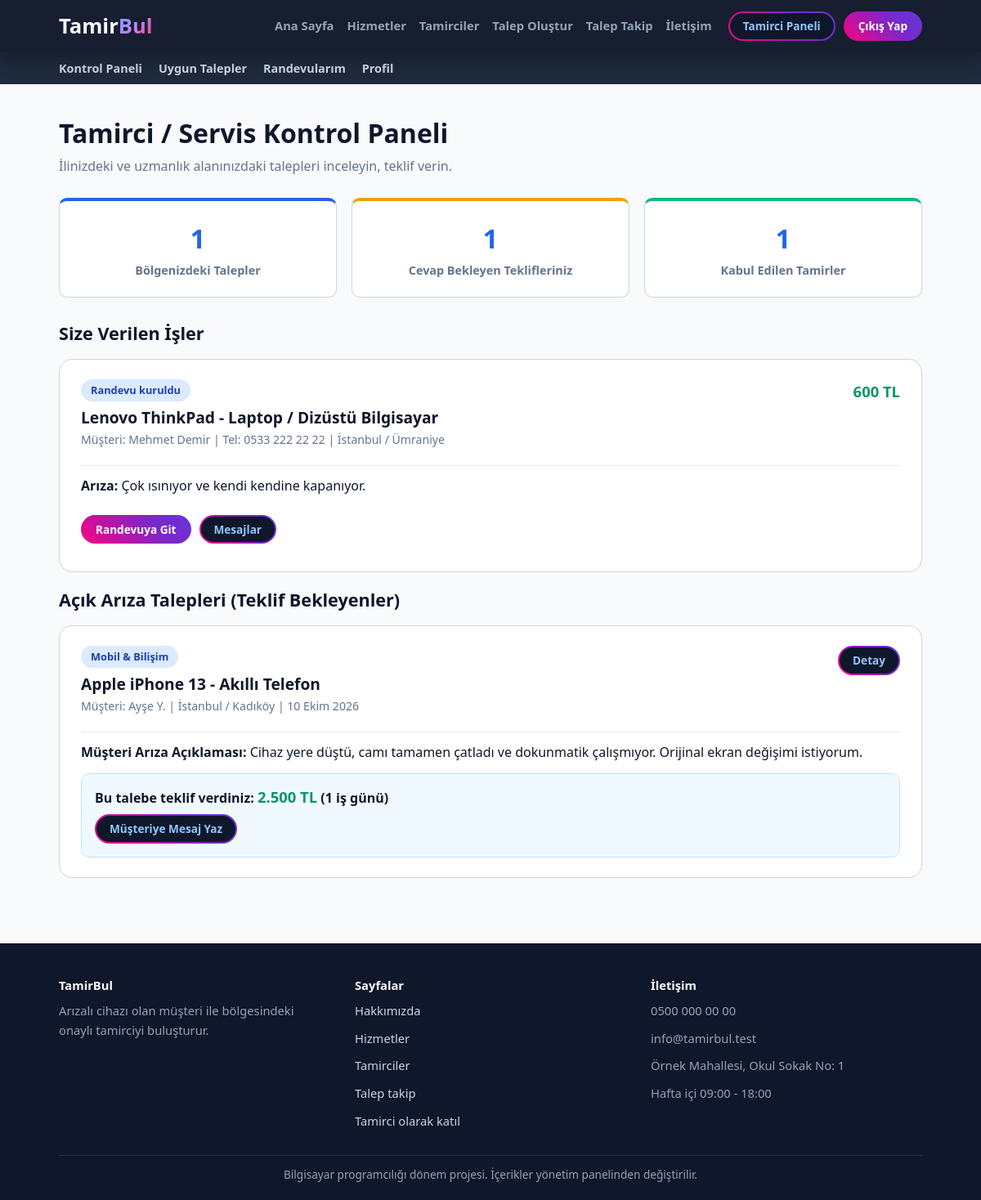
Screenshot of /tamirci/panel.php (signed in) with the database file from the repository.
### tables this page shows
CREATE TABLE site_ayarlari (
    id INT AUTO_INCREMENT PRIMARY KEY,  
    anahtar VARCHAR(50) NOT NULL UNIQUE,  
    deger TEXT NOT NULL,  
    etiket VARCHAR(100) NOT NULL DEFAULT ''  
);

CREATE TABLE talepler (
    id INT AUTO_INCREMENT PRIMARY KEY,  
    musteri_id INT NOT NULL,  
    hizmet_id INT NULL,  
    tamirci_id INT NULL,  
    kategori_id INT NOT NULL,  
    cihaz_turu VARCHAR(80) NOT NULL,  
    marka VARCHAR(50) NOT NULL,  
    model VARCHAR(50) NOT NULL,  
    ariza TEXT NOT NULL,  
    resim VARCHAR(255) NOT NULL DEFAULT '',  
    sehir VARCHAR(50) NOT NULL,  
    ilce VARCHAR(50) NOT NULL,  
    durum VARCHAR(30) NOT NULL,  
    takip_kodu VARCHAR(20) NOT NULL,  
    puan TINYINT NOT NULL DEFAULT 0,  
    olusturma_tarihi DATETIME NOT NULL  
);

CREATE TABLE kullanicilar (
    id INT AUTO_INCREMENT PRIMARY KEY,  
    ad VARCHAR(50) NOT NULL,  
    soyad VARCHAR(50) NOT NULL,  
    eposta VARCHAR(100) NOT NULL UNIQUE,  
    sifre VARCHAR(255) NOT NULL,  
    telefon VARCHAR(20) NOT NULL,  
    rol VARCHAR(20) NOT NULL,  
    isletme_adi VARCHAR(100) NOT NULL DEFAULT '',  
    sehir VARCHAR(50) NOT NULL,  
    ilce VARCHAR(50) NOT NULL DEFAULT '',  
    adres TEXT NOT NULL,  
    hakkinda TEXT NOT NULL,  
    onayli TINYINT NOT NULL DEFAULT 0,  
    kayit_tarihi DATETIME NOT NULL  
);

CREATE TABLE teklifler (
    id INT AUTO_INCREMENT PRIMARY KEY,  
    talep_id INT NOT NULL,  
    tamirci_id INT NOT NULL,  
    fiyat DECIMAL(10,2) NOT NULL,  
    sure VARCHAR(50) NOT NULL,  
    aciklama TEXT NOT NULL,  
    durum VARCHAR(20) NOT NULL,  
    tarih DATETIME NOT NULL  
);

CREATE TABLE kategoriler (
    id INT AUTO_INCREMENT PRIMARY KEY,  
    ad VARCHAR(80) NOT NULL,  
    aciklama TEXT NOT NULL,  
    resim VARCHAR(255) NOT NULL DEFAULT ''  
);

### ortak/hazirla.php (called while the page is built, shortened)
<?php
if (is_dir("ortak")) {
    $kok = "";
} else {
    $kok = "../";
}
include __DIR__ . "/baglanti.php";
include __DIR__ . "/guvenlik.php";

### ortak/baglanti.php (called while the page is built, shortened)
<?php
$baglanti = mysqli_connect("127.0.0.1", "root", "", "tamirbul");
$veritabani_hazir = ($baglanti != false);
if ($veritabani_hazir) {
    mysqli_set_charset($baglanti, "utf8mb4");
}
function sorgula($sorgu) {
    global $baglanti;
    return mysqli_query($baglanti, $sorgu);
}
function satirlar($sorgu) {
    $liste = array();
    $sonuc = sorgula($sorgu);
    while ($sonuc && $satir = mysqli_fetch_assoc($sonuc)) {
        $liste[] = $satir;
    }
    return $liste;
}
function tek_satir($sorgu) {
    $liste = satirlar($sorgu);
    return $liste[0];
}
function sayi_getir($sorgu) {
    $satir = tek_satir($sorgu);
    return (int) reset($satir);
}
function temizle($yazi) {
    global $baglanti;
    return mysqli_real_escape_string($baglanti, $yazi);
}
function ayar_getir($anahtar, $yoksa_bu) {
    $satir = tek_satir("SELECT deger FROM site_ayarlari WHERE anahtar = '" . temizle($anahtar) . "'");
    return $satir["deger"];
}

### ortak/guvenlik.php (called while the page is built, shortened)
<?php
function giris_yapildi_mi() {
    return isset($_SESSION["kullanici_id"]);
}
function temiz_yaz($metin) {
    return htmlspecialchars($metin, ENT_QUOTES, "UTF-8");
}
function fiyat_yaz($fiyat) {
    return number_format((float) $fiyat, 0, ",", ".") . " TL";
}
function tarih_yaz($tarih) {
    $zaman = strtotime($tarih);
    $aylar = array("", "Ocak", "Şubat", "Mart", "Nisan", "Mayıs", "Haziran", "Temmuz", "Ağustos", "Eylül", "Ekim", "Kasım", "Aralık");
    return date("d", $zaman) . " " . $aylar[(int) date("n", $zaman)] . " " . date("Y", $zaman);
}
function kisa_ad($ad, $soyad) {
    return $ad . " " . mb_substr($soyad, 0, 1, "UTF-8") . ".";
}
function durum_adi($durum) {
    $adlar = array(
        "beklemede" => "Teklif bekliyor",
        "tamirci_atandi" => "Tamirci seçildi",
        "randevu_kuruldu" => "Randevu kuruldu",
        "tamirde" => "Tamirde",
        "tamamlandi" => "Tamamlandı",
        "iptal" => "İptal"
    );
    if (isset($adlar[$durum])) {
        return $adlar[$durum];
    }
    return $durum;
}
function durum_rozeti($durum) {
    return "badge badge-info";
}

### tamirci/uygun-talepler-sorgu.php (called while the page is built)
<?php
$ben = tek_satir("SELECT sehir FROM kullanicilar WHERE id = $benim_id");
$benim_sehir = temizle($ben["sehir"]);
$sorgu = "SELECT talepler.*, kategoriler.ad AS kategori_adi, kullanicilar.ad AS musteri_ad, kullanicilar.soyad AS musteri_soyad, benim_teklif.fiyat AS benim_fiyat, benim_teklif.sure AS benim_sure FROM talepler";
$sorgu = $sorgu . " INNER JOIN kategoriler ON kategoriler.id = talepler.kategori_id";
$sorgu = $sorgu . " INNER JOIN kullanicilar ON kullanicilar.id = talepler.musteri_id";
$sorgu = $sorgu . " INNER JOIN tamirci_yetkinlikleri ON tamirci_yetkinlikleri.kategori_id = talepler.kategori_id AND tamirci_yetkinlikleri.tamirci_id = $benim_id";
$sorgu = $sorgu . " LEFT JOIN teklifler AS benim_teklif ON benim_teklif.talep_id = talepler.id AND benim_teklif.tamirci_id = $benim_id";
$sorgu = $sorgu . " WHERE talepler.durum = 'beklemede' AND talepler.sehir = '$benim_sehir'";
$sorgu = $sorgu . " ORDER BY talepler.id DESC";
$uygun_talepler = satirlar($sorgu);

### tamirci/panel.php (the view, shortened to what this page needs)
<?php
include "../ortak/hazirla.php";
$benim_id = (int) $_SESSION["kullanici_id"];
include "uygun-talepler-sorgu.php";
$aktif_teklif = sayi_getir("SELECT COUNT(*) FROM teklifler WHERE tamirci_id = $benim_id AND durum = 'bekliyor'");
$kabul_edilen = sayi_getir("SELECT COUNT(*) FROM teklifler WHERE tamirci_id = $benim_id AND durum = 'kabul'");
$islerim = satirlar("SELECT talepler.*, kategoriler.ad AS kategori_adi, kullanicilar.ad AS musteri_ad, kullanicilar.soyad AS musteri_soyad, kullanicilar.telefon AS musteri_telefon, teklifler.fiyat FROM talepler INNER JOIN kategoriler ON kategoriler.id = talepler.kategori_id INNER JOIN kullanicilar ON kullanicilar.id = talepler.musteri_id INNER JOIN teklifler ON teklifler.talep_id = talepler.id AND teklifler.durum = 'kabul' WHERE talepler.tamirci_id = $benim_id AND talepler.durum IN ('tamirci_atandi', 'randevu_kuruldu', 'tamirde') ORDER BY talepler.id DESC");
include "../ortak/baslik.php";
include "menu.php";
?>
<section class="dashboard-section">
    <div class="container">
        <div class="dashboard-header">
            <h2>Tamirci / Servis Kontrol Paneli</h2>
            <p>İlinizdeki ve uzmanlık alanınızdaki talepleri inceleyin, teklif verin.</p>
        </div>
        <?php include "../ortak/mesajlar.php"; ?>
        <div class="stats-cards-grid">
            <div class="stat-card"><span class="stat-number"><?php echo count($uygun_talepler); ?></span><span class="stat-label">Bölgenizdeki Talepler</span></div>
            <div class="stat-card highlight"><span class="stat-number"><?php echo $aktif_teklif; ?></span><span class="stat-label">Cevap Bekleyen Teklifleriniz</span></div>
            <div class="stat-card success"><span class="stat-number"><?php echo $kabul_edilen; ?></span><span class="stat-label">Kabul Edilen Tamirler</span></div>
        </div>
        <?php if (count($islerim) > 0) { ?>
            <h3 class="content-title">Size Verilen İşler</h3>
        <?php } ?>
        <?php foreach ($islerim as $is) { ?>
            <div class="request-item-card">
                <div class="request-item-header">
                    <div class="request-info">
                        <span class="<?php echo durum_rozeti($is["durum"]); ?>"><?php echo durum_adi($is["durum"]); ?></span>
                        <h4><?php echo temiz_yaz($is["marka"] . " " . $is["model"] . " - " . $is["cihaz_turu"]); ?></h4>
                        <p class="request-date">Müşteri: <?php echo temiz_yaz($is["musteri_ad"] . " " . $is["musteri_soyad"]); ?> | Tel: <?php echo temiz_yaz($is["musteri_telefon"]); ?> | <?php echo temiz_yaz($is["sehir"] . " / " . $is["ilce"]); ?></p>
                    </div>
                    <span class="offer-price"><?php echo fiyat_yaz($is["fiyat"]); ?></span>
                </div>
                <div class="request-item-body"><strong>Arıza:</strong> <?php echo temiz_yaz($is["ariza"]); ?></div>
                <div class="kart-dugmeleri">
                    <?php if ($is["durum"] == "tamirci_atandi") { ?>
                        <a class="btn btn-sm btn-secondary" href="randevu-ekle.php?talep_id=<?php echo (int) $is["id"]; ?>">Randevu Kur</a>
                    <?php } else { ?>
                        <a class="btn btn-sm btn-secondary" href="randevularim.php">Randevuya Git</a>
                    <?php } ?>
                    <a class="btn btn-sm btn-outline" href="../sohbet.php?talep=<?php echo (int) $is["id"]; ?>">Mesajlar</a>
                </div>
            </div>
        <?php } ?>
        <h3 class="content-title">Açık Arıza Talepleri (Teklif Bekleyenler)</h3>
        <?php if ($onayli != 1) { ?>
            <p class="bos-liste">Talepleri görmek ve teklif vermek için yönetici onayı gerekiyor.</p>
        <?php } else { ?>
            <?php foreach ($uygun_talepler as $talep) { ?>
                <div class="request-item-card">
                    <div class="request-item-header">
                        <div class="request-info">
                            <span class="badge badge-info"><?php echo temiz_yaz($talep["kategori_adi"]); ?></span>
                            <h4><?php echo temiz_yaz($talep["marka"] . " " . $talep["model"] . " - " . $talep["cihaz_turu"]); ?></h4>
                            <p class="request-date">Müşteri: <?php echo temiz_yaz(kisa_ad($talep["musteri_ad"], $talep["musteri_soyad"])); ?> | <?php echo temiz_yaz($talep["sehir"] . " / " . $talep["ilce"]); ?> | <?php echo tarih_yaz($talep["olusturma_tarihi"]); ?></p>
                        </div>
                        <a class="btn btn-sm btn-outline" href="teklif-ver.php?talep_id=<?php echo (int) $talep["id"]; ?>">Detay</a>
                    </div>
                    <div class="request-item-body"><strong>Müşteri Arıza Açıklaması:</strong> <?php echo temiz_yaz($talep["ariza"]); ?></div>
                    <?php if ($talep["benim_fiyat"] !== null) { ?>
                        <div class="offer-form-box">
                            <h5>Bu talebe teklif verdiniz: <span class="offer-price"><?php echo fiyat_yaz($talep["benim_fiyat"]); ?></span> (<?php echo temiz_yaz($talep["benim_sure"]); ?>)</h5>
                            <a class="btn btn-sm btn-outline" href="../sohbet.php?talep=<?php echo (int) $talep["id"]; ?>">Müşteriye Mesaj Yaz</a>
                        </div>
                    <?php } ?>
                </div>
            <?php } ?>
        <?php } ?>
    </div>
</section>
<?php
include "../ortak/altlik.php";
?>

### ortak/baslik.php (shortened to what this page needs)
<?php
$site_adi = ayar_getir("site_adi", "TamirBul");
$logo_on = mb_substr($site_adi, 0, 5, "UTF-8");
$logo_arka = mb_substr($site_adi, 5, null, "UTF-8");
$acik_dosya = basename($_SERVER["PHP_SELF"]);
$menu_linkleri = array(
    "index.php" => "Ana Sayfa",
    "hizmetler.php" => "Hizmetler",
    "tamirciler.php" => "Tamirciler",
    "talep-olustur.php" => "Talep Oluştur",
    "talep-takip.php" => "Talep Takip",
    "iletisim.php" => "İletişim"
);
$panel_adresi = "musteri/panel.php";
$panel_yazisi = "Hesabım";
if (isset($_SESSION["rol"]) && $_SESSION["rol"] == "tamirci") {
    $panel_adresi = "tamirci/panel.php";
    $panel_yazisi = "Tamirci Paneli";
}
?>
<!DOCTYPE html>
<html lang="tr">
<head>
    <link rel="stylesheet" href="<?php echo $kok; ?>css/stil.css">
</head>
<body>
    <header class="navbar">
        <div class="container navbar-container">
            <a class="logo" href="<?php echo $kok; ?>index.php">
                <h1><?php echo temiz_yaz($logo_on); ?><span><?php echo temiz_yaz($logo_arka); ?></span></h1>
            </a>
            <div id="menu" class="menu">
                <nav class="nav-menu">
                    <ul>
                        <?php foreach ($menu_linkleri as $dosya => $yazi) { ?>
                            <li><a href="<?php echo $kok . $dosya; ?>" <?php if ($acik_dosya == $dosya && $kok == "") { echo 'class="active"'; } ?>><?php echo $yazi; ?></a></li>
                        <?php } ?>
                    </ul>
                </nav>
                <?php if (giris_yapildi_mi()) { ?>
                    <div class="user-profile-menu">
                        <a class="btn btn-sm btn-outline" href="<?php echo $kok . $panel_adresi; ?>"><?php echo $panel_yazisi; ?></a>
                        <a class="btn btn-sm btn-secondary" href="<?php echo $kok; ?>cikis.php">Çıkış Yap</a>
                    </div>
                <?php } ?>
            </div>
        </div>
    </header>
    <main>

### ortak/altlik.php (shortened to what this page needs)
<?php
$alt_site_adi = ayar_getir("site_adi", "TamirBul");
$alt_aciklama = ayar_getir("altlik_aciklama", "");
$alt_telefon = ayar_getir("telefon", "");
$alt_eposta = ayar_getir("eposta", "");
$alt_adres = ayar_getir("adres", "");
$alt_saat = ayar_getir("calisma_saatleri", "");
$alt_not = ayar_getir("altlik_not", "");
?>
    </main>
    <footer class="footer">
        <div class="container footer-container">
            <div>
                <strong><?php echo temiz_yaz($alt_site_adi); ?></strong>
                <p><?php echo temiz_yaz($alt_aciklama); ?></p>
            </div>
            <div>
                <strong>Sayfalar</strong>
                <p><a href="<?php echo $kok; ?>hakkimizda.php">Hakkımızda</a></p>
                <p><a href="<?php echo $kok; ?>hizmetler.php">Hizmetler</a></p>
                <p><a href="<?php echo $kok; ?>tamirciler.php">Tamirciler</a></p>
                <p><a href="<?php echo $kok; ?>talep-takip.php">Talep takip</a></p>
                <p><a href="<?php echo $kok; ?>tamirci-kayit.php">Tamirci olarak katıl</a></p>
            </div>
            <div>
                <strong>İletişim</strong>
                <p><?php echo temiz_yaz($alt_telefon); ?></p>
                <p><?php echo temiz_yaz($alt_eposta); ?></p>
                <p><?php echo temiz_yaz($alt_adres); ?></p>
                <p><?php echo temiz_yaz($alt_saat); ?></p>
            </div>
        </div>
        <div class="container alt-not">
            <p><?php echo temiz_yaz($alt_not); ?></p>
        </div>
    </footer>
</body>
</html>

### rows the page displays
site_ayarlari: deger "Tamir", deger "Bul", deger "TamirBul"
talepler: durum "Randevu kuruldu", marka+model+cihaz_turu "Lenovo ThinkPad - Laptop / Dizüstü Bilgisayar", kullanicilar.ad+soyad "Mehmet Demir", kullanicilar.telefon "0533 222 22 22", temiz_yaz($is["sehir"] . " / " . $is["ilce"]) "İstanbul / Ümraniye", teklifler.fiyat "600 TL", ariza "Çok ısınıyor ve kendi kendine kapanıyor.", shows "Randevuya Git"
talepler: kategoriler.ad "Mobil & Bilişim", marka+model+cihaz_turu "Apple iPhone 13 - Akıllı Telefon", kullanicilar.ad+soyad "Ayşe Y.", temiz_yaz($talep["sehir"] . " / " . $talep["ilce"]) "İstanbul / Kadıköy", olusturma_tarihi "10 Ekim 2026", ariza "Cihaz yere düştü, camı tamamen çatladı ve dokunmatik çalışmıyor. Orijinal ekran değişimi istiyorum.", teklifler.fiyat "2.500 TL", teklifler.sure "1 iş günü"
site_ayarlari: deger "Arızalı cihazı olan müşteri ile bölgesindeki onaylı tamirciyi buluşturur."
site_ayarlari: deger "0500 000 00 00"
site_ayarlari: deger "info@tamirbul.test"
site_ayarlari: deger "Örnek Mahallesi, Okul Sokak No: 1"
site_ayarlari: deger "Hafta içi 09:00 - 18:00"
site_ayarlari: deger "Bilgisayar programcılığı dönem projesi. İçerikler yönetim panelinden değiştirilir."

### other values shown
$yazi "Ana Sayfa"
$yazi "Hizmetler"
$yazi "Tamirciler"
$yazi "Talep Oluştur"
$yazi "Talep Takip"
$yazi "İletişim"
$panel_yazisi "Tamirci Paneli"
count($uygun_talepler) "1"
$aktif_teklif "1"
$kabul_edilen "1"
